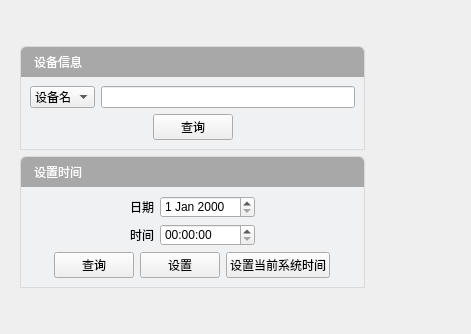
<?xml version="1.0" encoding="UTF-8"?>
<ui version="4.0">
 <class>wirelessSysInfoWidget</class>
 <widget class="QWidget" name="wirelessSysInfoWidget">
  <property name="geometry">
   <rect>
    <x>0</x>
    <y>0</y>
    <width>471</width>
    <height>334</height>
   </rect>
  </property>
  <property name="windowTitle">
   <string>Form</string>
  </property>
  <layout class="QGridLayout" name="gridLayout_5">
   <item row="0" column="1">
    <spacer name="verticalSpacer">
     <property name="orientation">
      <enum>Qt::Vertical</enum>
     </property>
     <property name="sizeHint" stdset="0">
      <size>
       <width>20</width>
       <height>74</height>
      </size>
     </property>
    </spacer>
   </item>
   <item row="2" column="3">
    <spacer name="horizontalSpacer_3">
     <property name="orientation">
      <enum>Qt::Horizontal</enum>
     </property>
     <property name="sizeHint" stdset="0">
      <size>
       <width>120</width>
       <height>20</height>
      </size>
     </property>
    </spacer>
   </item>
   <item row="4" column="1" colspan="2">
    <spacer name="verticalSpacer_2">
     <property name="orientation">
      <enum>Qt::Vertical</enum>
     </property>
     <property name="sizeHint" stdset="0">
      <size>
       <width>20</width>
       <height>73</height>
      </size>
     </property>
    </spacer>
   </item>
   <item row="1" column="0">
    <spacer name="horizontalSpacer_2">
     <property name="orientation">
      <enum>Qt::Horizontal</enum>
     </property>
     <property name="sizeHint" stdset="0">
      <size>
       <width>40</width>
       <height>20</height>
      </size>
     </property>
    </spacer>
   </item>
   <item row="1" column="1" rowspan="2">
    <widget class="QWidget" name="widget_5" native="true">
     <property name="styleSheet">
      <string notr="true">.QWidget
{
	border: 1px solid rgb(218,218,218);
	border-top-right-radius: 5px;
	border-top-left-radius: 5px;
}</string>
     </property>
     <layout class="QVBoxLayout" name="verticalLayout_3">
      <property name="spacing">
       <number>0</number>
      </property>
      <property name="margin">
       <number>1</number>
      </property>
      <item>
       <widget class="QLabel" name="label_11">
        <property name="minimumSize">
         <size>
          <width>0</width>
          <height>30</height>
         </size>
        </property>
        <property name="maximumSize">
         <size>
          <width>16777215</width>
          <height>30</height>
         </size>
        </property>
        <property name="styleSheet">
         <string notr="true">font: 10pt &quot;微软雅黑&quot;;
color: rgb(255, 255, 255);
background-color: rgb(168, 168, 168);
padding: 3px 3px 3px 10px;
border: none;
border-top-right-radius: 5px;
border-top-left-radius: 5px;</string>
        </property>
        <property name="text">
         <string>设备信息</string>
        </property>
       </widget>
      </item>
      <item>
       <widget class="QWidget" name="widget_6" native="true">
        <property name="styleSheet">
         <string notr="true">.QWidget
{
	border: none;
	background-color: rgb(240, 241, 243);
}</string>
        </property>
        <layout class="QGridLayout" name="gridLayout">
         <item row="0" column="1">
          <widget class="QComboBox" name="comboBox">
           <item>
            <property name="text">
             <string>设备名</string>
            </property>
           </item>
          </widget>
         </item>
         <item row="0" column="2">
          <widget class="QLineEdit" name="lineEdit"/>
         </item>
         <item row="1" column="1" colspan="2">
          <layout class="QHBoxLayout" name="horizontalLayout">
           <item>
            <spacer name="horizontalSpacer">
             <property name="orientation">
              <enum>Qt::Horizontal</enum>
             </property>
             <property name="sizeHint" stdset="0">
              <size>
               <width>40</width>
               <height>20</height>
              </size>
             </property>
            </spacer>
           </item>
           <item>
            <widget class="QPushButton" name="pushButton">
             <property name="text">
              <string>查询</string>
             </property>
            </widget>
           </item>
           <item>
            <spacer name="horizontalSpacer_6">
             <property name="orientation">
              <enum>Qt::Horizontal</enum>
             </property>
             <property name="sizeHint" stdset="0">
              <size>
               <width>40</width>
               <height>20</height>
              </size>
             </property>
            </spacer>
           </item>
          </layout>
         </item>
        </layout>
       </widget>
      </item>
     </layout>
    </widget>
   </item>
   <item row="3" column="1">
    <widget class="QWidget" name="widget_7" native="true">
     <property name="styleSheet">
      <string notr="true">.QWidget
{
	border: 1px solid rgb(218,218,218);
	border-top-right-radius: 5px;
	border-top-left-radius: 5px;
}</string>
     </property>
     <layout class="QVBoxLayout" name="verticalLayout_4">
      <property name="spacing">
       <number>0</number>
      </property>
      <property name="margin">
       <number>1</number>
      </property>
      <item>
       <widget class="QLabel" name="label_12">
        <property name="minimumSize">
         <size>
          <width>0</width>
          <height>30</height>
         </size>
        </property>
        <property name="maximumSize">
         <size>
          <width>16777215</width>
          <height>30</height>
         </size>
        </property>
        <property name="styleSheet">
         <string notr="true">font: 10pt &quot;微软雅黑&quot;;
color: rgb(255, 255, 255);
background-color: rgb(168, 168, 168);
padding: 3px 3px 3px 10px;
border: none;
border-top-right-radius: 5px;
border-top-left-radius: 5px;</string>
        </property>
        <property name="text">
         <string>设置时间</string>
        </property>
       </widget>
      </item>
      <item>
       <widget class="QWidget" name="widget_8" native="true">
        <property name="styleSheet">
         <string notr="true">.QWidget
{
	border: none;
	background-color: rgb(240, 241, 243);
}</string>
        </property>
        <layout class="QGridLayout" name="gridLayout_4">
         <item row="0" column="0">
          <layout class="QHBoxLayout" name="horizontalLayout_3">
           <item>
            <spacer name="horizontalSpacer_7">
             <property name="orientation">
              <enum>Qt::Horizontal</enum>
             </property>
             <property name="sizeHint" stdset="0">
              <size>
               <width>40</width>
               <height>20</height>
              </size>
             </property>
            </spacer>
           </item>
           <item>
            <layout class="QGridLayout" name="gridLayout_3">
             <item row="1" column="1">
              <widget class="QTimeEdit" name="timeEdit"/>
             </item>
             <item row="0" column="1">
              <widget class="QDateEdit" name="dateEdit"/>
             </item>
             <item row="0" column="0">
              <widget class="QLabel" name="label_13">
               <property name="text">
                <string>日期</string>
               </property>
              </widget>
             </item>
             <item row="1" column="0">
              <widget class="QLabel" name="label_14">
               <property name="text">
                <string>时间</string>
               </property>
              </widget>
             </item>
            </layout>
           </item>
           <item>
            <spacer name="horizontalSpacer_8">
             <property name="orientation">
              <enum>Qt::Horizontal</enum>
             </property>
             <property name="sizeHint" stdset="0">
              <size>
               <width>40</width>
               <height>20</height>
              </size>
             </property>
            </spacer>
           </item>
          </layout>
         </item>
         <item row="1" column="0">
          <layout class="QHBoxLayout" name="horizontalLayout_2">
           <item>
            <spacer name="horizontalSpacer_4">
             <property name="orientation">
              <enum>Qt::Horizontal</enum>
             </property>
             <property name="sizeHint" stdset="0">
              <size>
               <width>40</width>
               <height>20</height>
              </size>
             </property>
            </spacer>
           </item>
           <item>
            <widget class="QPushButton" name="pushButton_4">
             <property name="text">
              <string>查询</string>
             </property>
            </widget>
           </item>
           <item>
            <widget class="QPushButton" name="pushButton_2">
             <property name="text">
              <string>设置</string>
             </property>
            </widget>
           </item>
           <item>
            <widget class="QPushButton" name="pushButton_3">
             <property name="text">
              <string>设置当前系统时间</string>
             </property>
            </widget>
           </item>
           <item>
            <spacer name="horizontalSpacer_5">
             <property name="orientation">
              <enum>Qt::Horizontal</enum>
             </property>
             <property name="sizeHint" stdset="0">
              <size>
               <width>40</width>
               <height>20</height>
              </size>
             </property>
            </spacer>
           </item>
          </layout>
         </item>
        </layout>
       </widget>
      </item>
     </layout>
    </widget>
   </item>
  </layout>
 </widget>
 <resources/>
 <connections/>
</ui>
